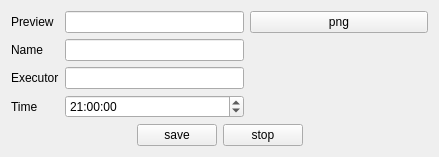
<?xml version="1.0" encoding="UTF-8"?>
<ui version="4.0">
 <class>plus_music</class>
 <widget class="QWidget" name="plus_music">
  <property name="geometry">
   <rect>
    <x>0</x>
    <y>0</y>
    <width>439</width>
    <height>155</height>
   </rect>
  </property>
  <property name="windowTitle">
   <string>Form</string>
  </property>
  <layout class="QVBoxLayout" name="verticalLayout">
   <item>
    <layout class="QGridLayout" name="gridLayout">
     <item row="0" column="0">
      <widget class="QLabel" name="label_4">
       <property name="text">
        <string>Preview</string>
       </property>
      </widget>
     </item>
     <item row="2" column="0">
      <widget class="QLabel" name="label_2">
       <property name="text">
        <string>Executor</string>
       </property>
      </widget>
     </item>
     <item row="0" column="1">
      <widget class="QLineEdit" name="PNG_text">
       <property name="enabled">
        <bool>true</bool>
       </property>
       <property name="frame">
        <bool>true</bool>
       </property>
       <property name="readOnly">
        <bool>true</bool>
       </property>
      </widget>
     </item>
     <item row="1" column="1">
      <widget class="QLineEdit" name="Mus_Name"/>
     </item>
     <item row="1" column="0">
      <widget class="QLabel" name="label_3">
       <property name="text">
        <string>Name</string>
       </property>
      </widget>
     </item>
     <item row="2" column="1">
      <widget class="QLineEdit" name="Mus_Ex"/>
     </item>
     <item row="3" column="0">
      <widget class="QLabel" name="label">
       <property name="text">
        <string>Time</string>
       </property>
      </widget>
     </item>
     <item row="1" column="2">
      <spacer name="horizontalSpacer_3">
       <property name="orientation">
        <enum>Qt::Horizontal</enum>
       </property>
       <property name="sizeHint" stdset="0">
        <size>
         <width>40</width>
         <height>20</height>
        </size>
       </property>
      </spacer>
     </item>
     <item row="0" column="2">
      <widget class="QPushButton" name="pushButton_3">
       <property name="text">
        <string>png</string>
       </property>
      </widget>
     </item>
     <item row="3" column="1">
      <widget class="QTimeEdit" name="timeEdit">
       <property name="dateTime">
        <datetime>
         <hour>21</hour>
         <minute>0</minute>
         <second>0</second>
         <year>1752</year>
         <month>12</month>
         <day>31</day>
        </datetime>
       </property>
       <property name="date">
        <date>
         <year>1752</year>
         <month>12</month>
         <day>31</day>
        </date>
       </property>
       <property name="minimumDateTime">
        <datetime>
         <hour>0</hour>
         <minute>0</minute>
         <second>0</second>
         <year>1752</year>
         <month>12</month>
         <day>31</day>
        </datetime>
       </property>
       <property name="displayFormat">
        <string>HH:mm:ss</string>
       </property>
       <property name="calendarPopup">
        <bool>false</bool>
       </property>
       <property name="timeSpec">
        <enum>Qt::OffsetFromUTC</enum>
       </property>
       <property name="time">
        <time>
         <hour>21</hour>
         <minute>0</minute>
         <second>0</second>
        </time>
       </property>
      </widget>
     </item>
    </layout>
   </item>
   <item>
    <layout class="QHBoxLayout" name="horizontalLayout">
     <item>
      <spacer name="horizontalSpacer">
       <property name="orientation">
        <enum>Qt::Horizontal</enum>
       </property>
       <property name="sizeHint" stdset="0">
        <size>
         <width>40</width>
         <height>20</height>
        </size>
       </property>
      </spacer>
     </item>
     <item>
      <widget class="QPushButton" name="pushButton">
       <property name="text">
        <string>save</string>
       </property>
      </widget>
     </item>
     <item>
      <widget class="QPushButton" name="pushButton_2">
       <property name="text">
        <string>stop</string>
       </property>
      </widget>
     </item>
     <item>
      <spacer name="horizontalSpacer_2">
       <property name="orientation">
        <enum>Qt::Horizontal</enum>
       </property>
       <property name="sizeHint" stdset="0">
        <size>
         <width>40</width>
         <height>20</height>
        </size>
       </property>
      </spacer>
     </item>
    </layout>
   </item>
  </layout>
 </widget>
 <resources/>
 <connections/>
</ui>
